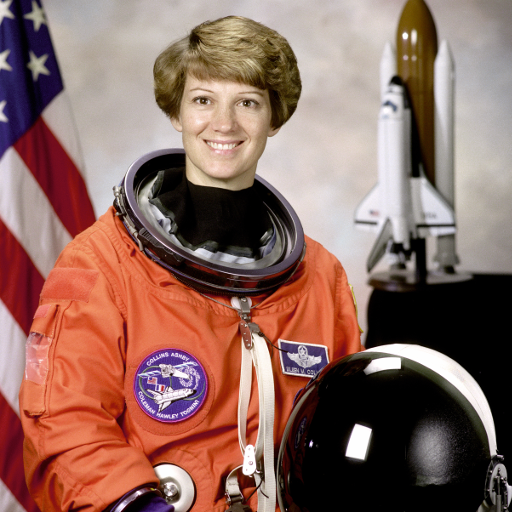
#> input picture data/images/astronaut.png, 512 x 512 px
$ python demo_step1.py
#> lines starting #> are read from the running program, lines starting #| are printed output that depends on the picture
### core/features.py
"""Đọc ảnh và chuyển đổi qua lại giữa ảnh và ma trận đặc trưng."""

from pathlib import Path
import cv2
import numpy as np

VALID_MODES = ("gray", "rgb", "lab")


def load_image(path: str | Path, max_size: int = 300) -> np.ndarray:
    """Đọc ảnh từ đường dẫn và resize giữ tỉ lệ nếu cạnh dài vượt quá max_size.

    Trả về mảng ảnh RGB kiểu uint8 có shape (H, W, 3).
    """
#> called with max_size = 300
    img_bgr = cv2.imread(str(path), cv2.IMREAD_COLOR)
#> img_bgr is the input picture: shape (512, 512, 3); mean B, G, R 96.5, 105.8, 141.6
    if img_bgr is None:
        raise FileNotFoundError(f"Không thể đọc ảnh từ đường dẫn: {path}")

    # OpenCV đọc mặc định theo BGR; chuyển sang RGB để nhất quán với matplotlib và Lab.
    img_rgb = cv2.cvtColor(img_bgr, cv2.COLOR_BGR2RGB)  # (H, W, 3)
    h, w = img_rgb.shape[:2]
#> h = 512; w = 512

    long_edge = max(h, w)
#> long_edge = 512
    if long_edge > max_size:
        scale = max_size / long_edge
#> scale = 0.586
        new_w = max(1, int(round(w * scale)))
#> new_w = 300
        new_h = max(1, int(round(h * scale)))
#> new_h = 300
        # INTER_AREA giảm hiện tượng răng cưa khi thu nhỏ ảnh.
        img_rgb = cv2.resize(img_rgb, (new_w, new_h), interpolation=cv2.INTER_AREA)  # (new_h, new_w, 3)
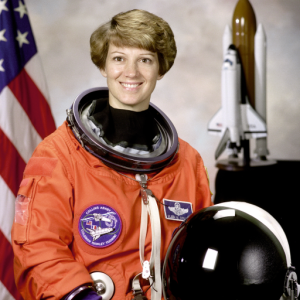
#> img_rgb: shape (300, 300, 3); mean R, G, B 141.6, 105.8, 96.5

    return img_rgb


def image_to_features(img: np.ndarray, mode: str) -> np.ndarray:
    """Chuyển ảnh RGB (H, W, 3) sang ma trận đặc trưng (N, d) kiểu float64.

    mode thuộc {"gray", "rgb", "lab"}:
    - "gray": trả về (N, 1) với N = H * W
    - "rgb":  trả về (N, 3)
    - "lab":  trả về (N, 3) trong không gian CIE Lab (thang 0..255 của OpenCV)
    """
    if mode not in VALID_MODES:
        raise ValueError(f"mode không hợp lệ: {mode}. Chỉ hỗ trợ {VALID_MODES}.")

    if mode == "gray":
        if img.ndim == 2:
            gray = img  # (H, W)
        elif img.ndim == 3 and img.shape[2] == 3:
            gray = cv2.cvtColor(img, cv2.COLOR_RGB2GRAY)  # (H, W)
        else:
            raise ValueError(f"Ảnh đầu vào có shape không hợp lệ cho mode='gray': {img.shape}")
        return gray.reshape(-1, 1).astype(np.float64)  # (N, 1)

    if img.ndim != 3 or img.shape[2] != 3:
        raise ValueError(f"Ảnh đầu vào phải có shape (H, W, 3), nhận được {img.shape}")

    if mode == "rgb":
        return img.reshape(-1, 3).astype(np.float64)  # (N, 3)

    # Dùng thang uint8 (0..255) của OpenCV để đồng nhất miền giá trị với features_to_image.
    lab = cv2.cvtColor(img, cv2.COLOR_RGB2LAB)  # (H, W, 3)
    return lab.reshape(-1, 3).astype(np.float64)  # (N, 3)


# [33 lines left out: function features_to_image, not called in this run]

### core/histogram.py
"""Tính toán histogram cho ảnh xám và từng kênh màu RGB / Lab."""

import cv2
import matplotlib.pyplot as plt
import numpy as np


def compute_gray_histogram(img: np.ndarray, bins: int = 256) -> tuple[np.ndarray, np.ndarray]:
    """Tính histogram mức xám của ảnh (H, W) hoặc RGB (H, W, 3).

    Trả về (hist, bin_edges) với hist có shape (bins,) và bin_edges có shape (bins + 1,).
    """
    if img.ndim == 3 and img.shape[2] == 3:
        gray = cv2.cvtColor(img, cv2.COLOR_RGB2GRAY)  # (H, W)
    elif img.ndim == 2:
        gray = img  # (H, W)
    else:
        raise ValueError(f"Shape ảnh không hợp lệ: {img.shape}")

    hist, bin_edges = np.histogram(gray.ravel(), bins=bins, range=(0, 256))
    return hist, bin_edges


def compute_channel_histograms(
    img: np.ndarray,
    mode: str = "rgb",
    bins: int = 256,
) -> dict[str, tuple[np.ndarray, np.ndarray]]:
    """Tính histogram từng kênh cho ảnh RGB (H, W, 3) theo không gian 'rgb' hoặc 'lab'.

    Trả về dict ánh xạ tên kênh -> (hist, bin_edges), mỗi hist có shape (bins,).
    """
    if img.ndim != 3 or img.shape[2] != 3:
        raise ValueError(f"Ảnh đầu vào phải có shape (H, W, 3), nhận được {img.shape}")

    if mode == "rgb":
        converted = img  # (H, W, 3)
        channel_names = ("R", "G", "B")
    elif mode == "lab":
        converted = cv2.cvtColor(img, cv2.COLOR_RGB2LAB)  # (H, W, 3)
        channel_names = ("L", "a", "b")
    else:
        raise ValueError(f"mode không hợp lệ: {mode}. Chỉ hỗ trợ 'rgb' hoặc 'lab'.")

    result: dict[str, tuple[np.ndarray, np.ndarray]] = {}
    for idx, name in enumerate(channel_names):
        channel_data = converted[:, :, idx]  # (H, W)
        hist, bin_edges = np.histogram(channel_data.ravel(), bins=bins, range=(0, 256))
        result[name] = (hist, bin_edges)
    return result


# [135 lines left out: functions smooth_histogram_gaussian, count_histogram_peaks, plot_histogram_with_centers, plot_cluster_histograms, compute_cluster_stats, not called in this run]

### scripts/demo_step1.py
"""Script minh họa Bước 1: nạp ảnh, kiểm tra shape đặc trưng và vẽ histogram."""

from pathlib import Path
import sys
import cv2
import matplotlib.pyplot as plt
from skimage import data

ROOT_DIR = Path(__file__).resolve().parent.parent
if str(ROOT_DIR) not in sys.path:
    sys.path.insert(0, str(ROOT_DIR))

from core.features import image_to_features, load_image
from core.histogram import compute_channel_histograms, compute_gray_histogram


def ensure_sample_image(images_dir: Path) -> Path:
    """Tìm ảnh đầu tiên trong data/images; nếu trống thì tạo ảnh mẫu từ scikit-image."""
    images_dir.mkdir(parents=True, exist_ok=True)
    exts = {".png", ".jpg", ".jpeg", ".bmp", ".tif", ".tiff"}
    existing = sorted(p for p in images_dir.iterdir() if p.suffix.lower() in exts)
    if existing:
        return existing[0]

    sample_path = images_dir / "astronaut.png"
    sample_rgb = data.astronaut()  # (512, 512, 3) uint8
    cv2.imwrite(str(sample_path), cv2.cvtColor(sample_rgb, cv2.COLOR_RGB2BGR))
    return sample_path


def main() -> None:
    images_dir = ROOT_DIR / "data" / "images"
    img_path = ensure_sample_image(images_dir)

    img = load_image(img_path, max_size=300)  # (H, W, 3)
    print(f"Ảnh: {img_path.name}")
    print(f"Shape ảnh sau load_image: {img.shape}, dtype={img.dtype}")
#| Shape ảnh sau load_image: (300, 300, 3), dtype=uint8

    for mode in ("gray", "rgb", "lab"):
        feats = image_to_features(img, mode=mode)
        print(f"Mode '{mode}': features shape = {feats.shape}, dtype = {feats.dtype}")
#> this loop made 3 passes
#> pass 1, in image_to_features, `gray = cv2.cvtColor(img, cv2.COLOR_RGB2GRAY)`:
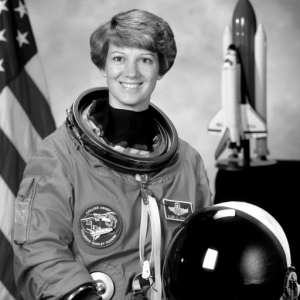
#> gray: shape (300, 300); min 0, max 255, mean 115.4

    gray_hist, gray_edges = compute_gray_histogram(img)
#> in compute_gray_histogram, `hist, bin_edges = np.histogram(gray.ravel(), bins=bins, range=(0, 256))`: hist = 256 values, max 9691 at index 0, min 8 at index 255, mean 351.6; bin_edges = 257 values from 0 to 256
#> gray_hist has the same summary as hist in compute_gray_histogram; gray_edges = 257 values from 0 to 256
    rgb_hists = compute_channel_histograms(img, mode="rgb")
#> the loop in compute_channel_histograms, `for idx, name in enumerate(channel_names):` made 3 passes
#> pass 1, in compute_channel_histograms, `channel_data = converted[:, :, idx]`:
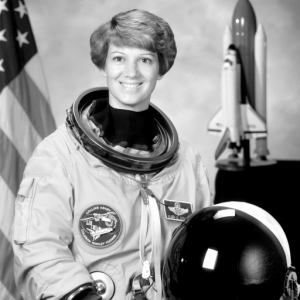
#> channel_data: shape (300, 300); min 0, max 255, mean 141.6
#> pass 3, in compute_channel_histograms, `channel_data = converted[:, :, idx]`:
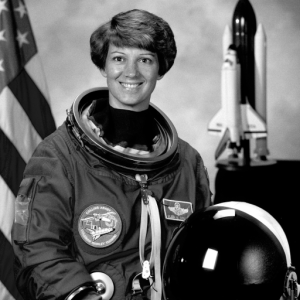
#> channel_data: shape (300, 300); min 0, max 255, mean 96.5
#> after the loop in compute_channel_histograms, `for idx, name in enumerate(channel_names):`: result = 3 items
#> rgb_hists = 3 items
    lab_hists = compute_channel_histograms(img, mode="lab")
#> the loop in compute_channel_histograms (call 2), `for idx, name in enumerate(channel_names):` made 3 passes
#> pass 2, in compute_channel_histograms (call 2), `channel_data = converted[:, :, idx]`:
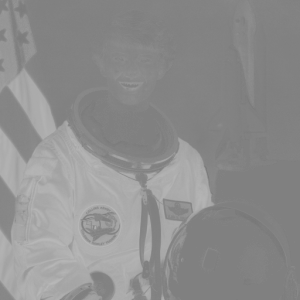
#> channel_data: shape (300, 300); min 120, max 184, mean 141.6
#> pass 3, in compute_channel_histograms (call 2), `channel_data = converted[:, :, idx]`:
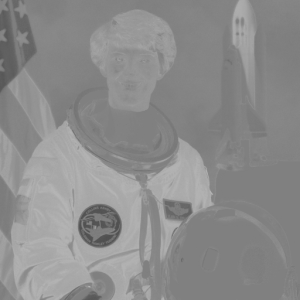
#> channel_data: shape (300, 300); min 79, max 181, mean 140
#> lab_hists = 3 items

    fig, axes = plt.subplots(2, 2, figsize=(11, 8))

    axes[0, 0].imshow(img)
    axes[0, 0].set_title(f"Ảnh gốc ({img.shape[1]}x{img.shape[0]})")
    axes[0, 0].axis("off")

    axes[0, 1].plot(gray_edges[:-1], gray_hist, color="black")
    axes[0, 1].set_title("Histogram ảnh xám")
    axes[0, 1].set_xlabel("Mức xám (0-255)")
    axes[0, 1].set_ylabel("Số điểm ảnh")

    for name, color in (("R", "red"), ("G", "green"), ("B", "blue")):
        hist, edges = rgb_hists[name]
        axes[1, 0].plot(edges[:-1], hist, color=color, label=name)
    axes[1, 0].set_title("Histogram các kênh RGB")
    axes[1, 0].set_xlabel("Giá trị kênh (0-255)")
    axes[1, 0].legend()

    for name, color in (("L", "gray"), ("a", "magenta"), ("b", "orange")):
        hist, edges = lab_hists[name]
        axes[1, 1].plot(edges[:-1], hist, color=color, label=name)
    axes[1, 1].set_title("Histogram các kênh Lab")
    axes[1, 1].set_xlabel("Giá trị kênh (0-255)")
    axes[1, 1].legend()

    plt.tight_layout()
    plt.show()
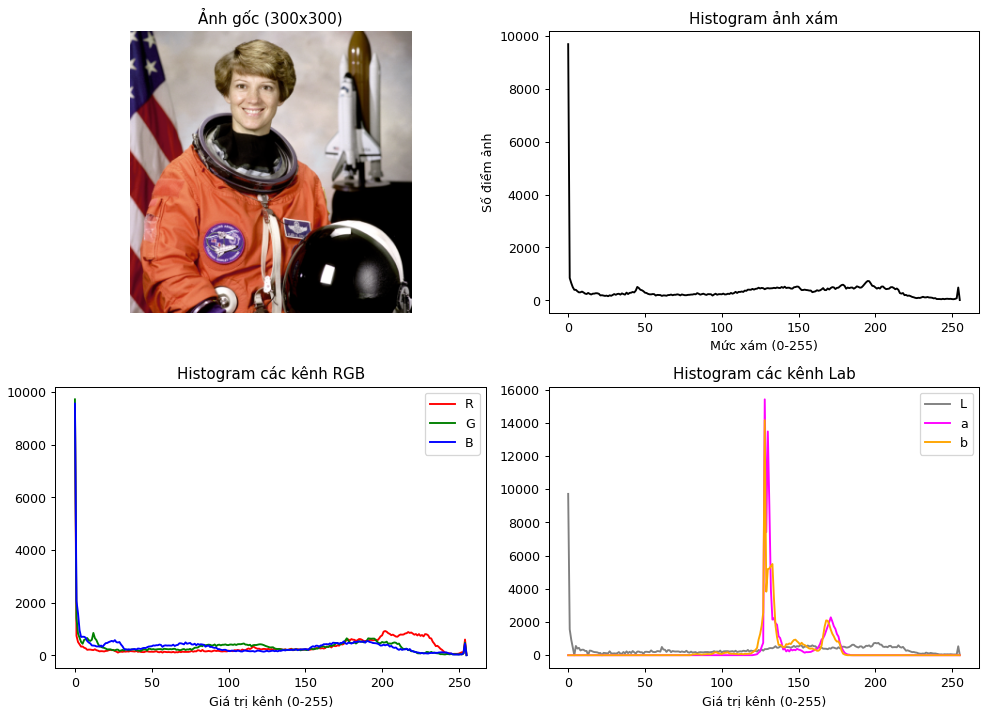
#> figure drawn by matplotlib, 4 panels; panel 2: curve peaks at x = 0, y = 9691; panel 3: curve peaks at x = 0, y = 9402; panel 3: curve peaks at x = 0, y = 9718; panel 3: curve peaks at x = 0, y = 9554


if __name__ == "__main__":
    main()
